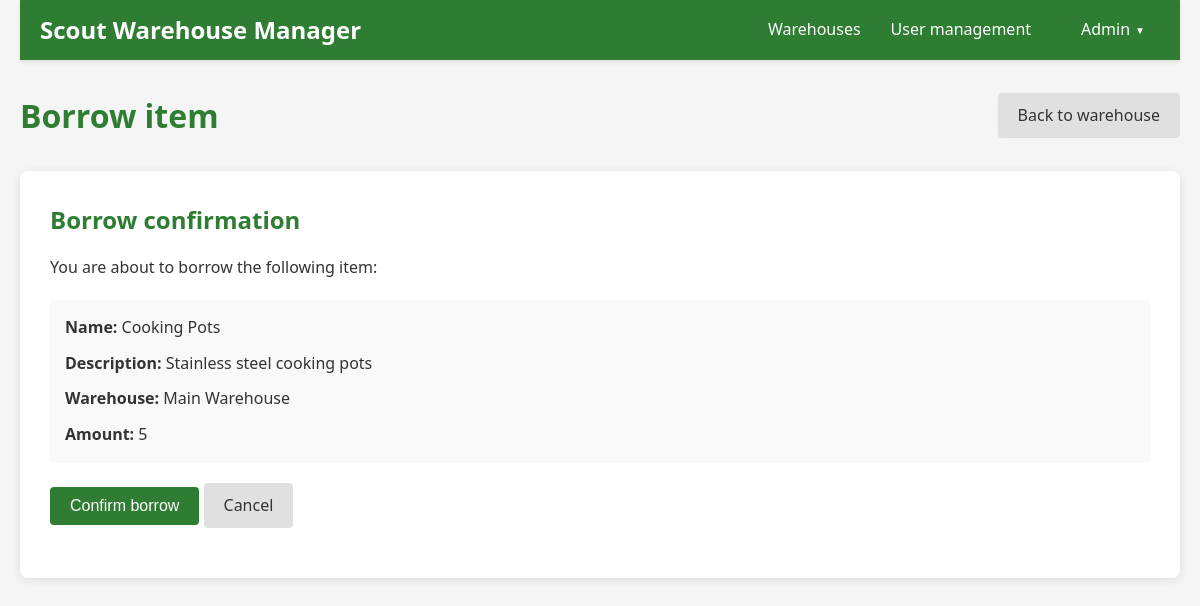
The app's page /borrow_item.php?id=2 (signed in) with its own data.
### tables this page shows
CREATE TABLE items (
    id INT AUTO_INCREMENT PRIMARY KEY,
    warehouse_id INT NOT NULL,
    name VARCHAR(100) NOT NULL,
    description TEXT,
    quantity INT NOT NULL DEFAULT 1,
    is_borrowed TINYINT(1) DEFAULT 0,
    borrowed_by INT DEFAULT NULL,
    borrowed_at TIMESTAMP NULL DEFAULT NULL,
    created_by INT,
    created_at TIMESTAMP DEFAULT CURRENT_TIMESTAMP,
    division_id INT,
    FOREIGN KEY (warehouse_id) REFERENCES warehouses(id) ON DELETE CASCADE,
    FOREIGN KEY (borrowed_by) REFERENCES users(id) ON DELETE SET NULL,
    FOREIGN KEY (created_by) REFERENCES users(id) ON DELETE SET NULL,
    FOREIGN KEY (division_id) REFERENCES divisions(id) ON DELETE SET NULL
);

CREATE TABLE warehouses (
    id INT AUTO_INCREMENT PRIMARY KEY,
    name VARCHAR(100) NOT NULL,
    location VARCHAR(255) NOT NULL,
    description TEXT,
    created_by INT,
    created_at TIMESTAMP DEFAULT CURRENT_TIMESTAMP,
    FOREIGN KEY (created_by) REFERENCES users(id) ON DELETE SET NULL
);

### borrow_item.php (the view, shortened to what this page needs)
<?php
require_once 'config/database.php';
$item_id = $_GET['id'];
$stmt = $pdo->prepare("
    SELECT i.*, w.name as warehouse_name
    FROM items i
    JOIN warehouses w ON i.warehouse_id = w.id
    WHERE i.id = ?
");
$stmt->execute([$item_id]);
$item = $stmt->fetch();
?>
<!DOCTYPE html>
<html lang="cs">
<head>
    <link rel="stylesheet" href="css/style.css">
</head>
<body>
    <div class="container">
        <?php include 'includes/header.php'; ?>
        <div class="content">
            <div class="page-header">
                <h1>Borrow item</h1>
                <a href="warehouse.php?id=<?php echo $item['warehouse_id']; ?>" class="btn btn-secondary">Back to warehouse</a>
            </div>
            <div class="borrow-confirmation">
                <h2>Borrow confirmation</h2>
                <p>You are about to borrow the following item:</p>
                <div class="item-details">
                    <p><strong>Name:</strong> <?php echo htmlspecialchars($item['name']); ?></p>
                    <p><strong>Description:</strong> <?php echo htmlspecialchars($item['description']); ?></p>
                    <p><strong>Warehouse:</strong> <?php echo htmlspecialchars($item['warehouse_name']); ?></p>
                    <p><strong>Amount:</strong> <?php echo $item['quantity']; ?></p>
                </div>
                <form method="POST" action="borrow_item.php?id=<?php echo $item_id; ?>">
                    <div class="form-group">
                        <button type="submit" class="btn btn-primary">Confirm borrow</button>
                        <a href="warehouse.php?id=<?php echo $item['warehouse_id']; ?>" class="btn btn-secondary">Cancel</a>
                    </div>
                </form>
            </div>
        </div>
    </div>
</body>
</html>

### css/style.css (style rules this page uses)
* { margin: 0; padding: 0; box-sizing: border-box; }
body { font-family: 'Segoe UI', Tahoma, Geneva, Verdana, sans-serif; line-height: 1.6; color: #333; background-color: #f5f5f5; }
.container { max-width: 1200px; margin: 0 auto; padding: 0 20px; }
a { color: #2e7d32; text-decoration: none; }
.content { padding: 30px 0; }
.page-header { display: flex; justify-content: space-between; align-items: center; margin-bottom: 30px; }
.page-header h1 { font-size: 2rem; color: #2e7d32; }
.form-group { margin-bottom: 20px; }
.btn { display: inline-block; padding: 10px 20px; border: none; border-radius: 4px; font-size: 1rem; cursor: pointer; text-decoration: none; text-align: center; transition: background-color 0.3s; }
.btn-primary { background-color: #2e7d32; color: white; }
.btn-secondary { background-color: #e0e0e0; color: #333; }
.borrow-confirmation, .return-confirmation { background-color: white; border-radius: 8px; box-shadow: 0 2px 10px rgba(0, 0, 0, 0.1); padding: 30px; }
.borrow-confirmation h2, .return-confirmation h2 { color: #2e7d32; margin-bottom: 15px; }
.item-details { background-color: #f9f9f9; padding: 15px; border-radius: 4px; margin: 20px 0; }
.item-details p { margin-bottom: 10px; }
.item-details p:last-child { margin-bottom: 0; }

### records on screen
items: name "Cooking Pots", description "Stainless steel cooking pots", warehouse.name "Main Warehouse", quantity "5"

### other values on screen
$_SESSION['user_name'] "Admin"
